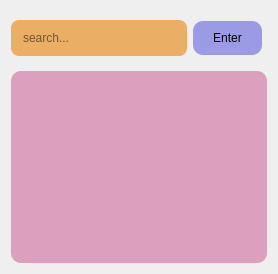
             <widget class="QWidget" name="tab_8">
              <attribute name="title">
               <string>Past Records</string>
              </attribute>
              <layout class="QVBoxLayout" name="verticalLayout_20">
               <item>
                <widget class="QWidget" name="stocklinebuttonholder_2" native="true">
                 <property name="styleSheet">
                  <string notr="true">QPushButton {
	background-color: rgb(155, 155, 229);
	border:none;
	padding:10px 20px;
	border-radius:10px;
}

QPushButton:hover {
	
	background-color: rgb(100, 54, 227);
	color: white
}
</string>
                 </property>
                 <layout class="QGridLayout" name="gridLayout_4">
                  <property name="leftMargin">
                   <number>0</number>
                  </property>
                  <property name="rightMargin">
                   <number>5</number>
                  </property>
                  <item row="0" column="0">
                   <widget class="QLineEdit" name="managepatientsrecords_tabrecords_searchpast">
                    <property name="styleSheet">
                     <string notr="true">background-color: rgb(234, 174, 100);
padding:10px;
border-radius:8px;</string>
                    </property>
                    <property name="text">
                     <string/>
                    </property>
                    <property name="placeholderText">
                     <string>search...</string>
                    </property>
                    <property name="clearButtonEnabled">
                     <bool>true</bool>
                    </property>
                   </widget>
                  </item>
                  <item row="0" column="1">
                   <widget class="QPushButton" name="managepatientsrecords_tabrecords_searchbutton_past">
                    <property name="cursor">
                     <cursorShape>PointingHandCursor</cursorShape>
                    </property>
                    <property name="styleSheet">
                     <string notr="true"/>
                    </property>
                    <property name="text">
                     <string>Enter</string>
                    </property>
                    <property name="checkable">
                     <bool>true</bool>
                    </property>
                    <property name="autoExclusive">
                     <bool>true</bool>
                    </property>
                   </widget>
                  </item>
                 </layout>
                </widget>
               </item>
               <item>
                <widget class="QTableWidget" name="managepatientsrecords_tabrecords_view_past">
                 <property name="styleSheet">
                  <string notr="true">background-color: rgb(220, 160, 190);
border-radius: 10px;</string>
                 </property>
                </widget>
               </item>
              </layout>
             </widget>
